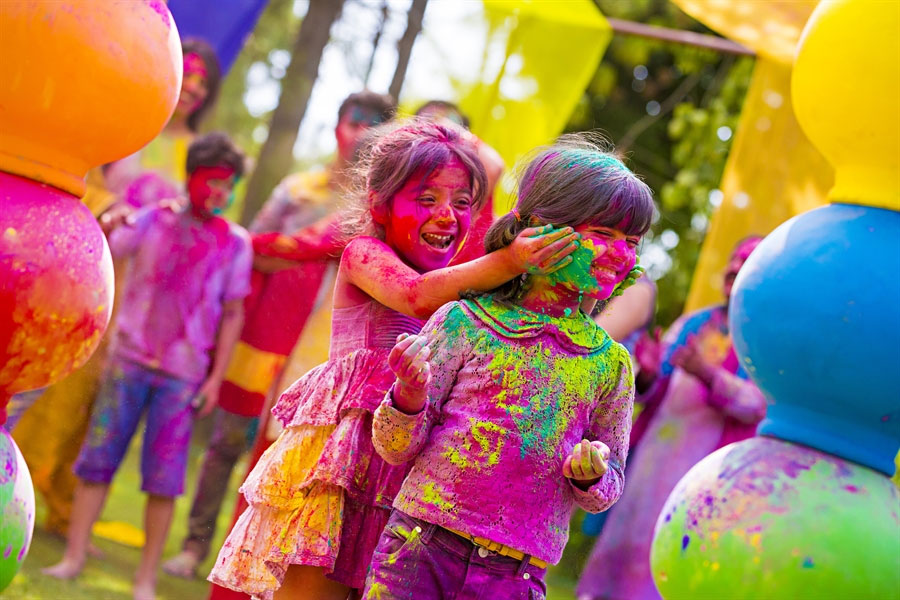
#> input picture image_processing/lab_manual/rgb_original.jpg, 900 x 600 px
$ python 007.py
#> lines starting #> are read from the running program, lines starting #| are printed output that depends on the picture
import numpy as np
import matplotlib.pyplot as plt
import cv2

img = cv2.imread("./rgb_original.jpg")
#> img is the input picture: shape (600, 900, 3); mean B, G, R 96.6, 116.8, 165.4

gamma = float(input("Enter value of gamma: "))
#> the answer given: 3
c = 1.0

norm_img = img / 255

power_log_img = c * np.power(norm_img, gamma)
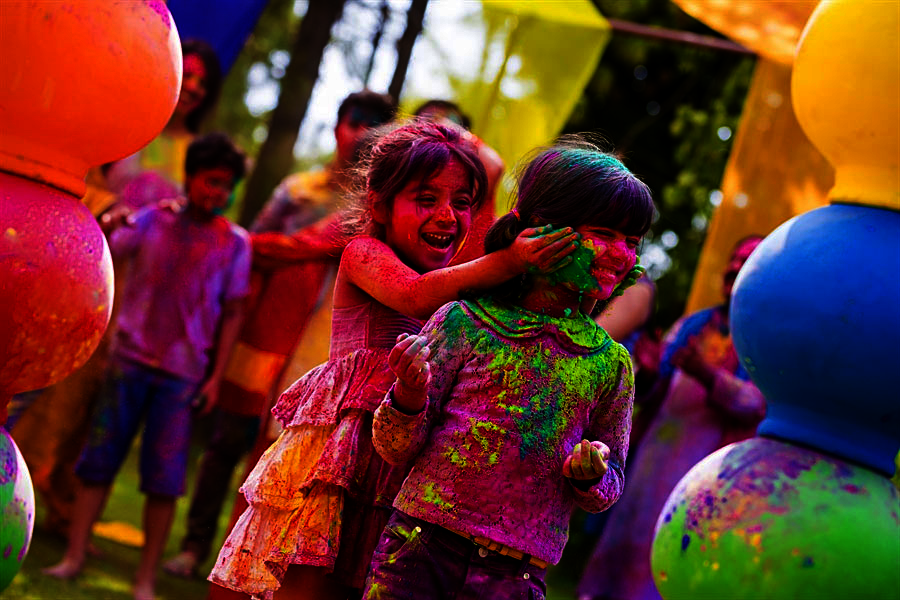
#> power_log_img: shape (600, 900, 3) float64; mean B, G, R 0.156, 0.192, 0.4

plt.subplot(1, 2, 1)
plt.title("Original Image")
plt.imshow(img)
plt.axis("off")

plt.subplot(1, 2, 2)
plt.title("After Law Transform")
plt.imshow(power_log_img)
plt.axis("off")
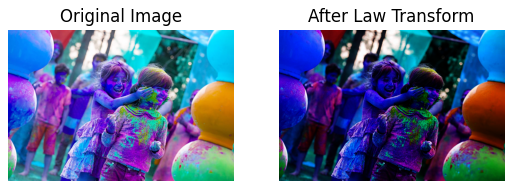
#> figure drawn by matplotlib, 2 panels; B, G, R data is drawn as R, G, B
